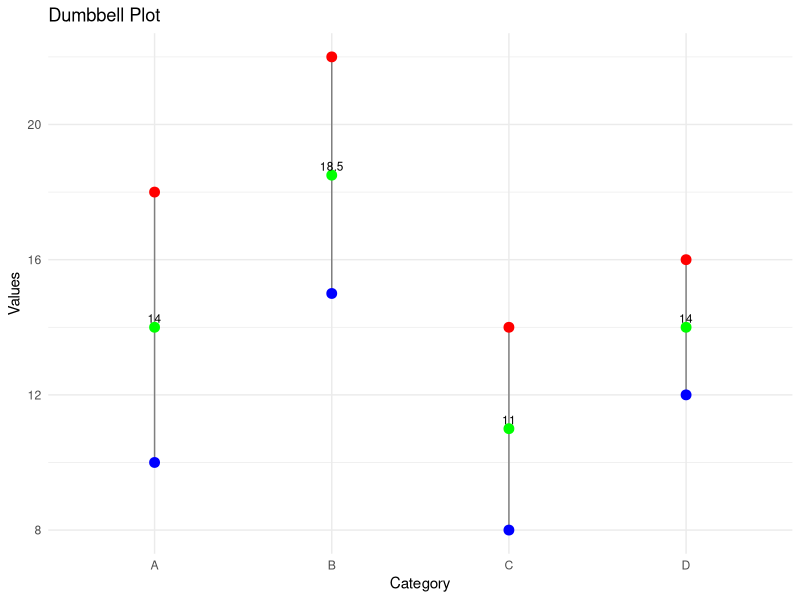

Generate this figure with R:
library(ggplot2)
library(dplyr)

# Sample data
data <- data.frame(
  Category = c("A", "B", "C", "D"),
  Initial = c(10, 15, 8, 12),
  Final = c(18, 22, 14, 16)
)

# Calculate the midpoint for positioning the dots and lines
data <- data %>%
  mutate(Midpoint = (Initial + Final) / 2)

# Create the dumbbell plot using ggplot2
dumbbell_plot <- ggplot(data, aes(x = Category, xend = Category, 
                                  y = Initial, yend = Final)) +
  geom_segment(color = "gray50") +  # Lines connecting dots
  geom_point(color = "blue", size = 3) +  # Initial values
  geom_point(aes(y = Final), color = "red", size = 3) +  # Final values
  geom_point(aes(y = Midpoint), color = "green", size = 3) + # Midpoint Values
  geom_text(aes(label = Midpoint), 
            y = data$Midpoint, vjust = -.5, size = 3) +  # Midpoint labels
  labs(title = "Dumbbell Plot",
       x = "Category",
       y = "Values") +
  theme_minimal()

# Print the plot
dumbbell_plot
